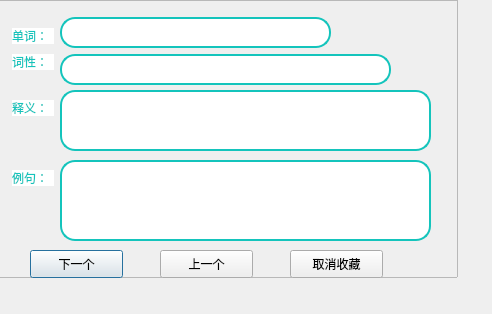
<?xml version="1.0" encoding="UTF-8"?>
<ui version="4.0">
 <class>Dialog</class>
 <widget class="QDialog" name="Dialog">
  <property name="geometry">
   <rect>
    <x>0</x>
    <y>0</y>
    <width>492</width>
    <height>314</height>
   </rect>
  </property>
  <property name="windowTitle">
   <string>Dialog</string>
  </property>
  <widget class="QFrame" name="frame">
   <property name="geometry">
    <rect>
     <x>-20</x>
     <y>0</y>
     <width>478</width>
     <height>278</height>
    </rect>
   </property>
   <property name="styleSheet">
    <string notr="true">border-image: url();
border-image: url(:/new/pictures/pictures/10.png);</string>
   </property>
   <property name="frameShape">
    <enum>QFrame::StyledPanel</enum>
   </property>
   <property name="frameShadow">
    <enum>QFrame::Raised</enum>
   </property>
   <widget class="QLabel" name="label_9">
    <property name="geometry">
     <rect>
      <x>32</x>
      <y>28</y>
      <width>42</width>
      <height>16</height>
     </rect>
    </property>
    <property name="styleSheet">
     <string notr="true">font: 25 10
pt '微软雅黑 Light';
color: rgb(20,196,188);
border: none;border-radius:15px;
background-color: rgb(255, 255, 255);</string>
    </property>
    <property name="text">
     <string>单词：</string>
    </property>
   </widget>
   <widget class="QLineEdit" name="lineEdit_5">
    <property name="geometry">
     <rect>
      <x>80</x>
      <y>17</y>
      <width>271</width>
      <height>31</height>
     </rect>
    </property>
    <property name="font">
     <font>
      <family>微软雅黑 Light</family>
      <pointsize>9</pointsize>
      <weight>3</weight>
      <italic>false</italic>
      <bold>false</bold>
     </font>
    </property>
    <property name="styleSheet">
     <string notr="true">font: 25 9pt '微软雅黑 Light';
color: rgb(31,31,31);
padding-left:20px;
background-color: rgb(255, 255, 255);
border:2px solid rgb(20,196,188);
border-radius:15px;</string>
    </property>
    <property name="text">
     <string/>
    </property>
   </widget>
   <widget class="QLabel" name="label_10">
    <property name="geometry">
     <rect>
      <x>32</x>
      <y>54</y>
      <width>42</width>
      <height>16</height>
     </rect>
    </property>
    <property name="styleSheet">
     <string notr="true">font: 25 10
pt '微软雅黑 Light';
color: rgb(20,196,188);
border: none;border-radius:15px;
background-color: rgb(255, 255, 255);</string>
    </property>
    <property name="text">
     <string>词性：</string>
    </property>
   </widget>
   <widget class="QLabel" name="label_11">
    <property name="geometry">
     <rect>
      <x>32</x>
      <y>100</y>
      <width>42</width>
      <height>16</height>
     </rect>
    </property>
    <property name="styleSheet">
     <string notr="true">font: 25 10
pt '微软雅黑 Light';
color: rgb(20,196,188);
border: none;border-radius:15px;
background-color: rgb(255, 255, 255);</string>
    </property>
    <property name="text">
     <string>释义：</string>
    </property>
   </widget>
   <widget class="QTextEdit" name="textEdit_5">
    <property name="geometry">
     <rect>
      <x>80</x>
      <y>90</y>
      <width>371</width>
      <height>61</height>
     </rect>
    </property>
    <property name="font">
     <font>
      <family>微软雅黑 Light</family>
      <pointsize>9</pointsize>
      <weight>3</weight>
      <italic>false</italic>
      <bold>false</bold>
     </font>
    </property>
    <property name="cursor" stdset="0">
     <cursorShape>IBeamCursor</cursorShape>
    </property>
    <property name="styleSheet">
     <string notr="true">font: 25 9pt '微软雅黑 Light';
color: rgb(31,31,31);
padding-left:20px;
background-color: rgb(255, 255, 255);
border:2px solid rgb(20,196,188);
border-radius:15px;</string>
    </property>
   </widget>
   <widget class="QLabel" name="label_12">
    <property name="geometry">
     <rect>
      <x>32</x>
      <y>170</y>
      <width>42</width>
      <height>16</height>
     </rect>
    </property>
    <property name="styleSheet">
     <string notr="true">font: 25 10
pt '微软雅黑 Light';
color: rgb(20,196,188);
border: none;border-radius:15px;
background-color: rgb(255, 255, 255);</string>
    </property>
    <property name="text">
     <string>例句：</string>
    </property>
   </widget>
   <widget class="QTextEdit" name="textEdit_6">
    <property name="geometry">
     <rect>
      <x>80</x>
      <y>160</y>
      <width>371</width>
      <height>81</height>
     </rect>
    </property>
    <property name="font">
     <font>
      <family>微软雅黑 Light</family>
      <pointsize>9</pointsize>
      <weight>3</weight>
      <italic>false</italic>
      <bold>false</bold>
     </font>
    </property>
    <property name="cursor" stdset="0">
     <cursorShape>IBeamCursor</cursorShape>
    </property>
    <property name="styleSheet">
     <string notr="true">font: 25 9pt '微软雅黑 Light';
color: rgb(31,31,31);
padding-left:20px;
background-color: rgb(255, 255, 255);
border:2px solid rgb(20,196,188);border-radius:15px;</string>
    </property>
    <property name="html">
     <string>&lt;!DOCTYPE HTML PUBLIC &quot;-//W3C//DTD HTML 4.0//EN&quot; &quot;http://www.w3.org/TR/REC-html40/strict.dtd&quot;&gt;
&lt;html&gt;&lt;head&gt;&lt;meta name=&quot;qrichtext&quot; content=&quot;1&quot; /&gt;&lt;style type=&quot;text/css&quot;&gt;
p, li { white-space: pre-wrap; }
&lt;/style&gt;&lt;/head&gt;&lt;body style=&quot; font-family:'微软雅黑 Light'; font-size:9pt; font-weight:24; font-style:normal;&quot;&gt;
&lt;p style=&quot;-qt-paragraph-type:empty; margin-top:0px; margin-bottom:0px; margin-left:0px; margin-right:0px; -qt-block-indent:0; text-indent:0px; font-family:'SimSun'; font-weight:400;&quot;&gt;&lt;br /&gt;&lt;/p&gt;&lt;/body&gt;&lt;/html&gt;</string>
    </property>
   </widget>
   <widget class="QLineEdit" name="lineEdit_6">
    <property name="geometry">
     <rect>
      <x>80</x>
      <y>54</y>
      <width>331</width>
      <height>31</height>
     </rect>
    </property>
    <property name="font">
     <font>
      <family>微软雅黑 Light</family>
      <pointsize>9</pointsize>
      <weight>3</weight>
      <italic>false</italic>
      <bold>false</bold>
     </font>
    </property>
    <property name="styleSheet">
     <string notr="true">font: 25 9pt '微软雅黑 Light';
color: rgb(31,31,31);
padding-left:20px;
background-color: rgb(255, 255, 255);
border:2px solid rgb(20,196,188);border-radius:15px;</string>
    </property>
    <property name="text">
     <string/>
    </property>
   </widget>
   <widget class="QPushButton" name="upBtn_2">
    <property name="enabled">
     <bool>true</bool>
    </property>
    <property name="geometry">
     <rect>
      <x>50</x>
      <y>250</y>
      <width>93</width>
      <height>28</height>
     </rect>
    </property>
    <property name="cursor">
     <cursorShape>PointingHandCursor</cursorShape>
    </property>
    <property name="styleSheet">
     <string notr="true"/>
    </property>
    <property name="text">
     <string>下一个</string>
    </property>
   </widget>
   <widget class="QPushButton" name="dnBtn_2">
    <property name="geometry">
     <rect>
      <x>180</x>
      <y>250</y>
      <width>93</width>
      <height>28</height>
     </rect>
    </property>
    <property name="cursor">
     <cursorShape>PointingHandCursor</cursorShape>
    </property>
    <property name="text">
     <string>上一个</string>
    </property>
   </widget>
   <widget class="QPushButton" name="uncolBtn">
    <property name="geometry">
     <rect>
      <x>310</x>
      <y>250</y>
      <width>93</width>
      <height>28</height>
     </rect>
    </property>
    <property name="text">
     <string>取消收藏</string>
    </property>
   </widget>
  </widget>
 </widget>
 <resources/>
 <connections/>
</ui>
